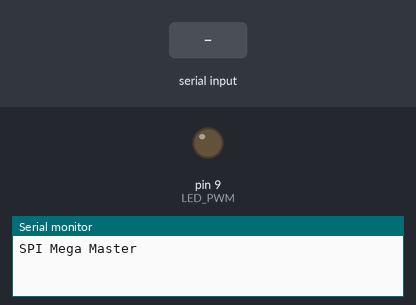
A sketch run on a simulated Arduino Mega 2560, built with avr-gcc and run on an emulated ATmega2560. On the bench: output pins drawn as LEDs (lit = HIGH), the last lines printed to the serial monitor. The test bench sets the inputs (shaded band). Pins used as bus, display or sensor lines are not drawn.

Above: at 1.2 s.
1.3 s: "90,45\n" received over Serial
At 2.4 s:
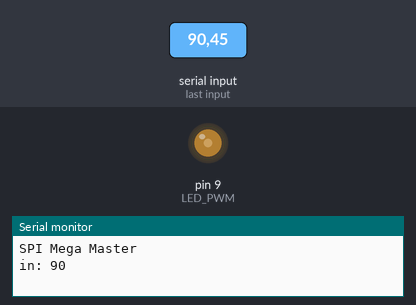
4.3 s: "30,150\n" received over Serial
At 4.7 s:
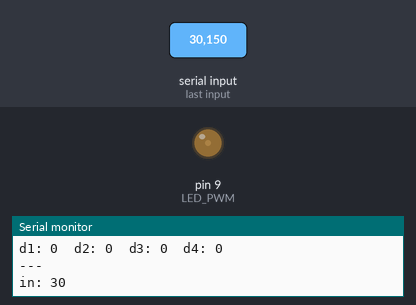
7.3 s: "200\n" received over Serial
At 8.9 s:
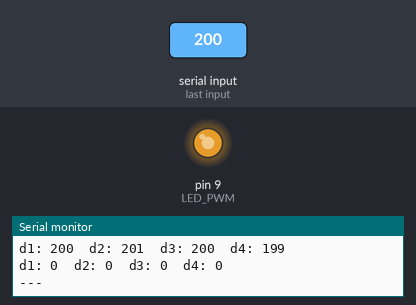
9.8 s: "90\n" received over Serial
At 12.0 s:
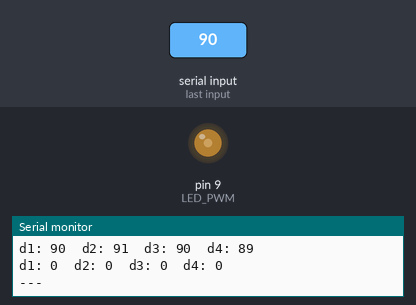
Timing chart, 0 to 13.3 s (numbered marks = the images above; inputs shaded):
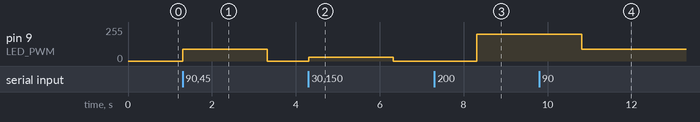

The sketch:

spi_mega_bidirectional.ino
```cpp
#include <SPI.h>

/*
   in arduino mega
   sck 52
   miso 50
   mosi 51
*/

#define SS1 53 // ss for nano 1
#define SS2 40 // ss for nano 1

#define LED_PWM 9

#define msgSize 4

union { // receive data structure
  char bytes[msgSize];
  struct {
    uint8_t d1;
    uint8_t d2;
    uint8_t d3;
    uint8_t d4;
  };
  struct {
    uint8_t pos0;
    uint8_t pos1;
    uint16_t sensor;
  };
} data;

union { // send data structure
    char bytes [msgSize];
    struct {
      uint8_t d1;
      uint8_t d2;
      uint8_t d3;
      uint8_t d4;
    };
} ref;

byte transferAndWait (const byte what) {
    byte a = SPI.transfer (what);
    delayMicroseconds (10);
    return a;
} // end of transferAndWait

void sendMsg (int ss) {
  digitalWrite(ss, LOW);
  transferAndWait(0xAA); // comando para que el nano comience a rellenar buffer
  byte a = transferAndWait(ref.d1); // primer valor enviado es el comando
  data.d1 = transferAndWait(ref.d2);
  data.d2 = transferAndWait(ref.d3);
  data.d3 = transferAndWait(ref.d4);
  data.d4 = transferAndWait(0xFF);
  delay(10);
  digitalWrite(ss, HIGH);
} // end of sendMsg

int in = 0;
unsigned long t_print = 0;

void setup (void)
{
  Serial.begin (115200);
  Serial.println ("SPI Mega Master");

  pinMode(LED_PWM,OUTPUT);

  // SS = slave select, built in AVR output pin reference
  digitalWrite(SS1, HIGH);  // ensure SS stays high for now

  // Put SCK, MOSI, SS pins into output mode
  // also put SCK, MOSI into LOW state, and SS into HIGH state.
  // Then put SPI hardware into Master mode and turn SPI on
  SPI.begin ();

  // Slow down the master a bit
  //SPI.setClockDivider(SPI_CLOCK_DIV4);
  // use 2 Mbps decided by testing. 4 Mbps has too many bit errors over
  // jumper wires. Single-ended signals are not well suited for high-speed over wires
  SPI.beginTransaction(SPISettings(1000000, MSBFIRST, SPI_MODE0));
/*
  ref.d1 = 0; // position control
  ref.d2 = 0;
  ref.d3 = 0;
  ref.d4 = 0;
  sendMsg(SS1); // send first msg */
}  // end of setup

void loop (void)
{
  if (Serial.available()) {
    in = Serial.parseInt();
    int aux = Serial.parseInt(); // quita el 0 que se lee siempre despues de un parseInt
    Serial.print("in: ");
    ref.d1 = in; // position control
    ref.d2 = in+1;
    ref.d3 = in;
    ref.d4 = in-1;
    Serial.println(in);
    sendMsg(SS1);
    analogWrite(LED_PWM,ref.d3);
  }

  if (millis() - t_print > 2000) {
    printRow(ref.d1, ref.d2, ref.d3, ref.d4);
    printRow(data.d1, data.d2, data.d3, data.d4);
    Serial.println("---");
    t_print = millis();
  }

}  // end of loop

void printRow(int a, int b, int c, int d){
  Serial.print("d1: ");
  Serial.print(a,DEC);
  Serial.print("\td2: ");
  Serial.print(b,DEC);
  Serial.print("\td3: ");
  Serial.print(c,DEC);
  Serial.print("\td4: ");
  Serial.println (d,DEC);
}
```

Measured:
- after the input at 1.3 s, pin 9 (LED_PWM): 0/255 → 90/255 at once, → 0/255 2.0 s later
- after the input at 4.3 s, pin 9 (LED_PWM): 0/255 → 30/255 at once, → 0/255 2.0 s later
- after the input at 7.3 s, pin 9 (LED_PWM): 0/255 → 200/255 after 1.0 s
- after the input at 9.8 s, pin 9 (LED_PWM): 200/255 → 90/255 after 1.0 s
